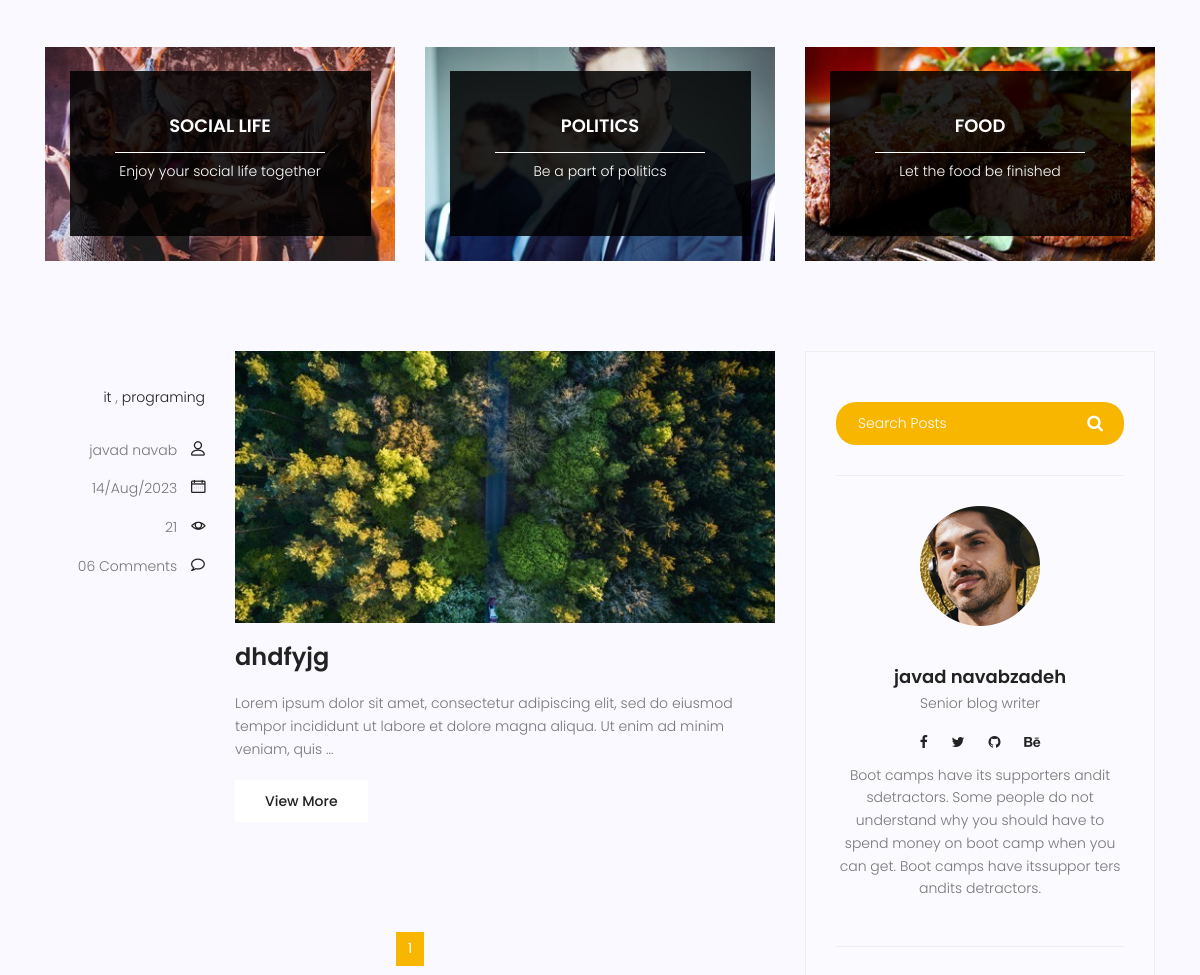
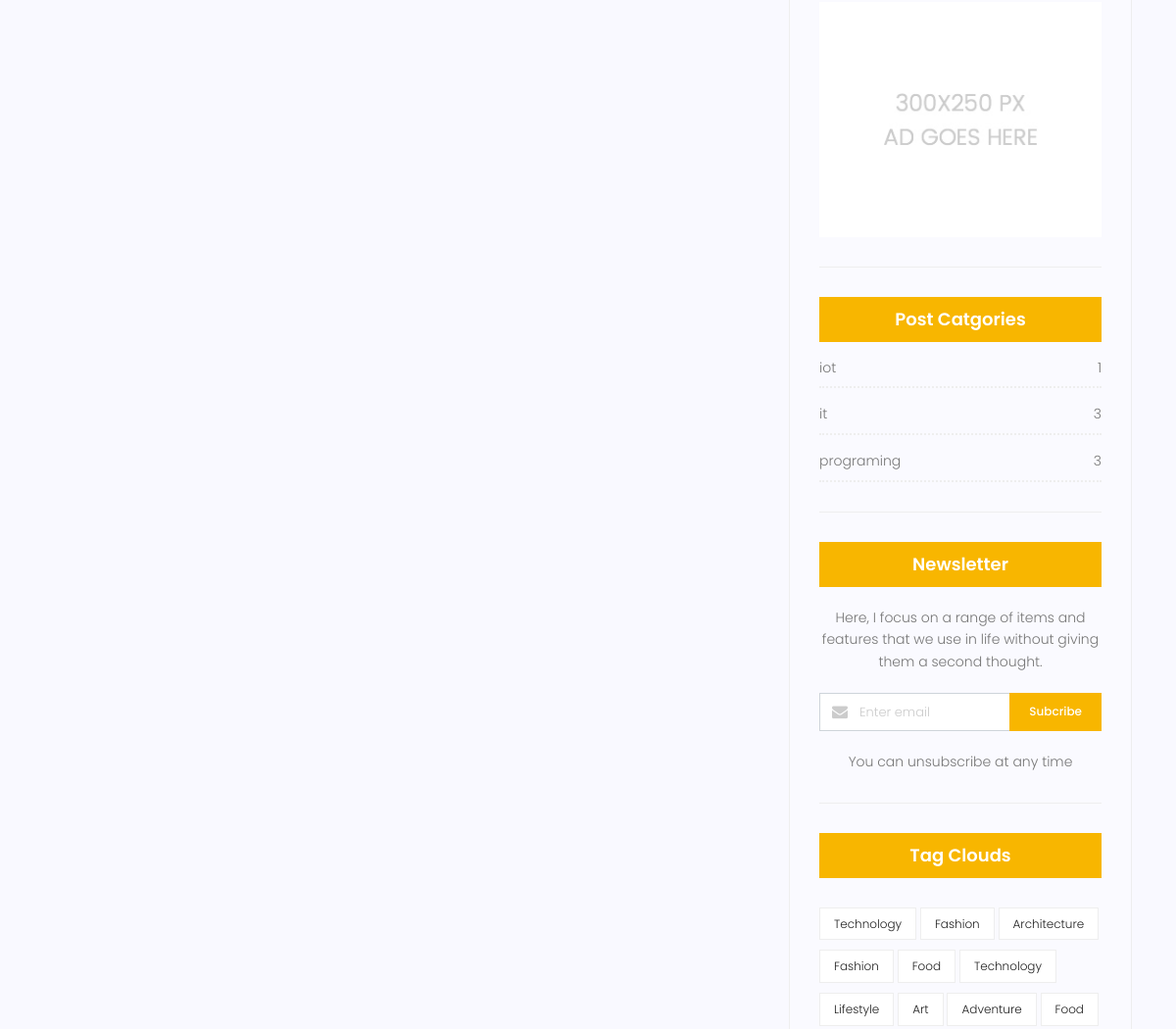
The app's page /blog/author/javad_navab (middle part), older data (2 pictures, top to bottom).
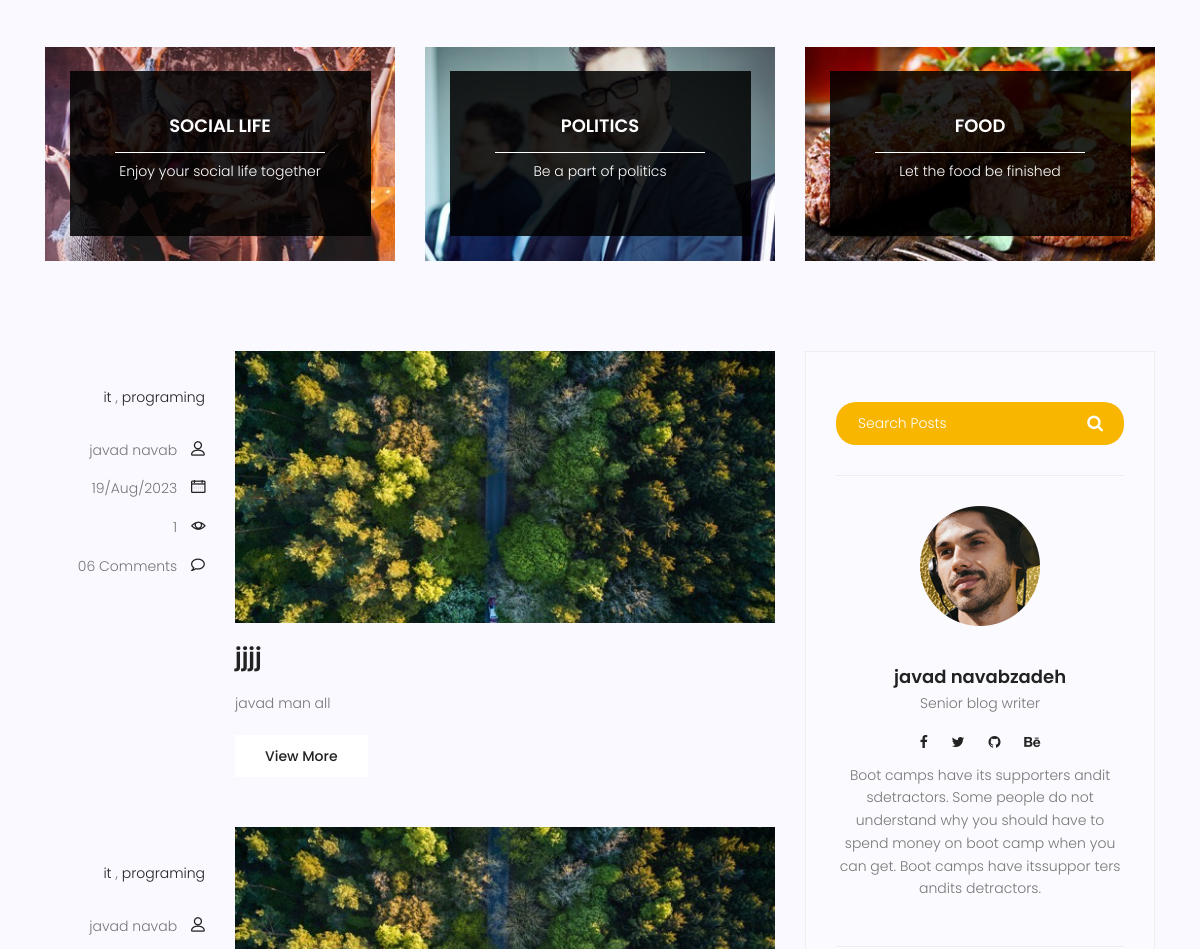
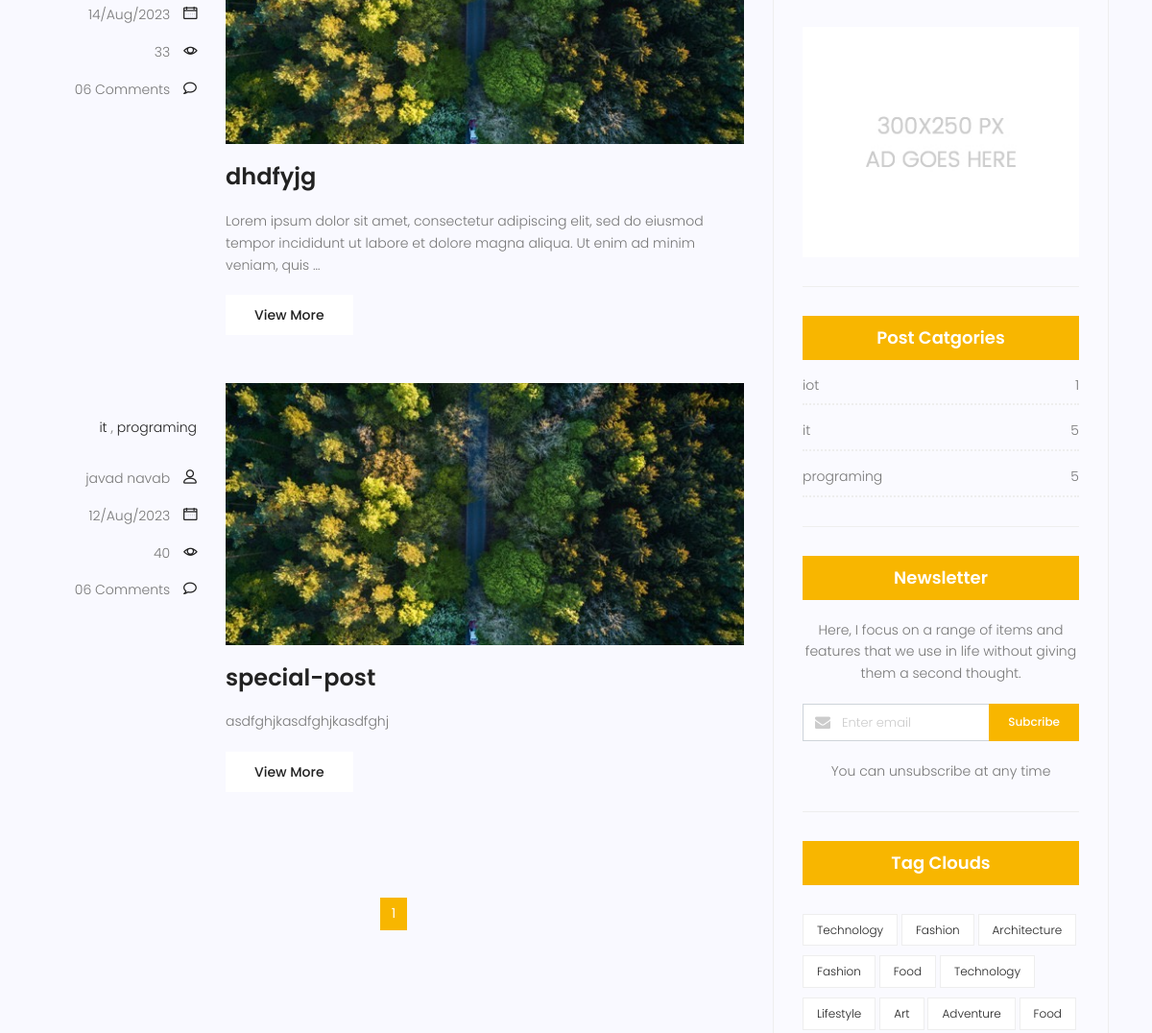
The same page, newer data (2 pictures, top to bottom).
### blog/models.py (models this page shows, shortened)
class category(models.Model):
    name = models.CharField(max_length=255)
    def __str__(self):
        return self.name

class post(models.Model):
    image = models.ImageField(upload_to='blog/' , default='blog/default.jpg')
    author = models.ForeignKey(User , on_delete=models.SET_NULL , null=True)
    title = models.CharField(max_length=255)
    content = models.TextField()
    category = models.ManyToManyField(category)
    counted_views = models.IntegerField(default=0)
    status = models.BooleanField(default=False)
    published_at = models.DateTimeField(null=True)
    created_at = models.DateTimeField(auto_now_add=True)
    updated_at = models.DateTimeField(auto_now=True )
    class Meta:
        ordering = ['-created_at']

### blog/views.py (the view)
# urls.py: path('' , blog ,name='blog'),
def blog(request , **kwargs):
    t = datetime.datetime.now()
    posts = post.objects.filter( status=True , published_at__lte=t)
    if kwargs.get('cat_name'):
        posts = posts.filter(category__name=kwargs['cat_name'])
    if kwargs.get('author_username'):
        posts = posts.filter(author__username=kwargs['author_username'])
    posts = Paginator(posts ,6)
    try:
        page_number = request.GET.get('page')
        posts = posts.get_page(page_number)
    except PageNotAnInteger:
        posts = posts.get_page(1)
    except EmptyPage:
        posts = posts.get_page(1)
    context = {'posts' : posts }
    return render(request,'blog/blog-home.html' , context)

### blog/templatetags/blog_tags.py (called while the page is built)
@register.inclusion_tag('blog/blog-category.html')
def postcategories():
    posts = post.objects.filter(status = True)
    categories = category.objects.all()
    cat_dict = {}
    for name in categories:
        cat_dict[name]=posts.filter(category=name).count()
    return {'categories':cat_dict}

### templates/blog/blog-home.html (shortened to what this page needs)
{% extends 'base.html' %} {% load static %} {% load blog_tags %} {% block content %}
<section class="top-category-widget-area pt-90 pb-90">
  <div class="container">
    <div class="row">
      <div class="col-lg-4">
        <div class="single-cat-widget">
          <div class="content relative">
            <div class="overlay overlay-bg"></div>
            <a href="#" target="_blank">
              <div class="thumb">
                <img
                  class="content-image img-fluid d-block mx-auto"
                  src="{% static 'img/blog/cat-widget1.jpg' %}"
                  alt=""
                />
              </div>
              <div class="content-details">
                <h4 class="content-title mx-auto text-uppercase">
                  Social life
                </h4>
                <span></span>
                <p>Enjoy your social life together</p>
              </div>
            </a>
          </div>
        </div>
      </div>
      <div class="col-lg-4">
        <div class="single-cat-widget">
          <div class="content relative">
            <div class="overlay overlay-bg"></div>
            <a href="#" target="_blank">
              <div class="thumb">
                <img
                  class="content-image img-fluid d-block mx-auto"
                  src="{% static 'img/blog/cat-widget2.jpg' %}"
                  alt=""
                />
              </div>
              <div class="content-details">
                <h4 class="content-title mx-auto text-uppercase">Politics</h4>
                <span></span>
                <p>Be a part of politics</p>
              </div>
            </a>
          </div>
        </div>
      </div>
      <div class="col-lg-4">
        <div class="single-cat-widget">
          <div class="content relative">
            <div class="overlay overlay-bg"></div>
            <a href="#" target="_blank">
              <div class="thumb">
                <img
                  class="content-image img-fluid d-block mx-auto"
                  src="{% static 'img/blog/cat-widget3.jpg' %}"
                  alt=""
                />
              </div>
              <div class="content-details">
                <h4 class="content-title mx-auto text-uppercase">Food</h4>
                <span></span>
                <p>Let the food be finished</p>
              </div>
            </a>
          </div>
        </div>
      </div>
    </div>
  </div>
</section>
<section class="post-content-area">
  <div class="container">
    <div class="row">
      <div class="col-lg-8 posts-list">
        {% for post in posts %}
        <div class="single-post row">
          <div class="col-lg-3 col-md-3 meta-details">
            <ul class="tags">
              {% for cat in post.category.all %}
              <li>
                <a href="{% url 'blog:category' cat_name=cat.name %}"
                  >{{cat.name}}</a
                >
              </li>
              {% if not forloop.last %} , {% endif %} {% endfor %}
            </ul>
            <div class="user-details row">
              <p class="user-name col-lg-12 col-md-12 col-6">
                <a
                  href="{% url 'blog:author' author_username=post.author.username %}"
                  >{{post.author.get_full_name}}</a
                >
                <span class="lnr lnr-user"></span>
              </p>
              <p class="date col-lg-12 col-md-12 col-6">
                <a href="#">{{post.published_at|date:"d/M/Y"}}</a>
                <span class="lnr lnr-calendar-full"></span>
              </p>
              <p class="view col-lg-12 col-md-12 col-6">
                <a href="#">{{post.counted_views}}</a>
                <span class="lnr lnr-eye"></span>
              </p>
              <p class="comments col-lg-12 col-md-12 col-6">
                <a href="#">06 Comments</a> <span class="lnr lnr-bubble"></span>
              </p>
            </div>
          </div>
          <div class="col-lg-9 col-md-9">
            <div class="feature-img">
              <img class="img-fluid" src="{{post.image.url}}" alt="" />
            </div>
            <a class="posts-title" href="{% url 'blog:single' pid=post.id %}"
              ><h3>{{post.title}}</h3></a
            >
            <p class="excert">{{post.content|truncatewords:25}}</p>
            <a href="{% url 'blog:single' pid=post.id %}" class="primary-btn"
              >View More</a
            >
          </div>
        </div>
        {% endfor %}
        <nav class="blog-pagination justify-content-center d-flex">
          <ul class="pagination">
            {% for i in posts.paginator.page_range %}
            {% if posts.number == i %}
              <li class="page-item active">
              <a href="?page={{i}}" class="page-link">{{i}}</a>
              </li>
            {% else %}
                <li class="page-item">
                <a href="?page={{i}}" class="page-link">{{i}}</a>
                </li>
            {% endif %}
            {% endfor %}
          </ul>
        </nav>
      </div>
      <div class="col-lg-4 sidebar-widgets">
        <div class="widget-wrap">
          {% include 'blog/blog-search.html' %}
          {% include 'blog/blog-writer.html' %}
          <div class="single-sidebar-widget ads-widget">
            <a href="#"
              ><img
                class="img-fluid"
                src="{% static 'img/blog/ads-banner.jpg' %}"
                alt=""
            /></a>
          </div>
          {% postcategories %}
          <div class="single-sidebar-widget newsletter-widget">
            <h4 class="newsletter-title">Newsletter</h4>
            <p>
              Here, I focus on a range of items and features that we use in life
              without giving them a second thought.
            </p>
            <div class="form-group d-flex flex-row">
              <div class="col-autos">
                <div class="input-group">
                  <div class="input-group-prepend">
                    <div class="input-group-text">
                      <i class="fa fa-envelope" aria-hidden="true"></i>
                    </div>
                  </div>
                  <input
                    type="text"
                    class="form-control"
                    id="inlineFormInputGroup"
                    placeholder="Enter email"
                    onfocus="this.placeholder = ''"
                    onblur="this.placeholder = 'Enter email'"
                  />
                </div>
              </div>
              <a href="#" class="bbtns">Subcribe</a>
            </div>
            <p class="text-bottom">You can unsubscribe at any time</p>
          </div>
          <div class="single-sidebar-widget tag-cloud-widget">
            <h4 class="tagcloud-title">Tag Clouds</h4>
            <ul>
              <li><a href="#">Technology</a></li>
              <li><a href="#">Fashion</a></li>
              <li><a href="#">Architecture</a></li>
              <li><a href="#">Fashion</a></li>
              <li><a href="#">Food</a></li>
              <li><a href="#">Technology</a></li>
              <li><a href="#">Lifestyle</a></li>
              <li><a href="#">Art</a></li>
              <li><a href="#">Adventure</a></li>
              <li><a href="#">Food</a></li>
            </ul>
          </div>
        </div>
      </div>
    </div>
  </div>
</section>
{% endblock %}

### templates/base.html (shortened to what this page needs)
{% load static %}
<!DOCTYPE html>
<html lang="zxx" class="no-js">
  <head>
    <link rel="stylesheet" href="{% static 'css/linearicons.css' %}" />
    <link rel="stylesheet" href="{% static 'css/font-awesome.min.css' %}" />
    <link rel="stylesheet" href="{% static 'css/bootstrap.css' %}" />
    <link rel="stylesheet" href="{% static 'css/magnific-popup.css' %}" />
    <link rel="stylesheet" href="{% static 'css/jquery-ui.css' %}" />
    <link rel="stylesheet" href="{% static 'css/nice-select.css' %}" />
    <link rel="stylesheet" href="{% static 'css/animate.min.css' %}" />
    <link rel="stylesheet" href="{% static 'css/owl.carousel.css' %}" />
    <link rel="stylesheet" href="{% static 'css/main.css' %}" />
  </head>
  <body>
    {% block content %} {% endblock %}
  </body>
</html>

### templates/blog/blog-search.html
{% load static %}
<div class="single-sidebar-widget search-widget">
    <form class="search-form" action="{% url 'blog:search' %}" method="get" >
      <input
        placeholder="Search Posts"
        name="search"
        type="text"
        onfocus="this.placeholder = ''"
        onblur="this.placeholder = 'Search Posts'"
      />
      <button type="submit"><i class="fa fa-search"></i></button>
    </form>
  </div>

### templates/blog/blog-writer.html
{% load static %}
<div class="single-sidebar-widget user-info-widget">
    <img src="{% static 'img/blog/user-info.png' %}" alt="" />
    <a href="#"><h4>javad navabzadeh</h4></a>
    <p>Senior blog writer</p>
    <ul class="social-links">
      <li>
        <a href="#"><i class="fa fa-facebook"></i></a>
      </li>
      <li>
        <a href="#"><i class="fa fa-twitter"></i></a>
      </li>
      <li>
        <a href="#"><i class="fa fa-github"></i></a>
      </li>
      <li>
        <a href="#"><i class="fa fa-behance"></i></a>
      </li>
    </ul>
    <p>
      Boot camps have its supporters andit sdetractors. Some people do
      not understand why you should have to spend money on boot camp
      when you can get. Boot camps have itssuppor ters andits
      detractors.
    </p>
  </div>

### templates/blog/blog-popular-posts.html (shortened to what this page needs)
{% load static %}

### templates/blog/blog-category.html
{% load static %}
<div class="single-sidebar-widget post-category-widget">
    <h4 class="category-title">Post Catgories</h4>
    <ul class="cat-list">
        {% for name,count in categories.items %}
      <li>
        <a href="{% url 'blog:category' cat_name=name %}" class="d-flex justify-content-between">
          <p>{{name}}</p>
          <p>{{count}}</p>
        </a>
      </li>
      {% endfor %}
    </ul>
  </div>

Row changes from the older to the newer data that the page shows:
added post: author.get_full_name "javad navab", published_at "19/Aug/2023", counted_views "1", image (placeholder picture), title "jjjj", content "javad man all", category (name "it"), category (name "programing")
computed for category "it": count "3" → "5"
computed for category "programing": id "3" → "5"
changed post "dhdfyjg": counted_views "21" → "33"
now on this page (row edited): post: author.get_full_name "javad navab", published_at "12/Aug/2023", counted_views "40", image (placeholder picture), title "special-post", content "asdfghjkasdfghjkasdfghj", category (name "it"), category (name "programing")
